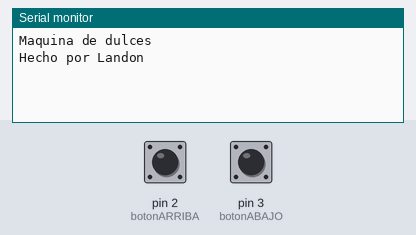
Recording of a sketch running on a simulated Arduino Uno, built with avr-gcc and run on an emulated ATmega328P. Parts: the last lines printed to the serial monitor. Inputs (shaded band) come from the test bench; at power-on: pin 2 (botonARRIBA) LOW, pin 3 (botonABAJO) LOW.

Above: at 1.2 s.
1.3 s: pin 2 (botonARRIBA) pulled HIGH for 0.15 s
At 2.6 s:
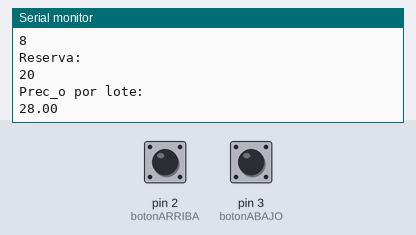
2.9 s: pin 3 (botonABAJO) pulled HIGH for 0.15 s
At 3.7 s:
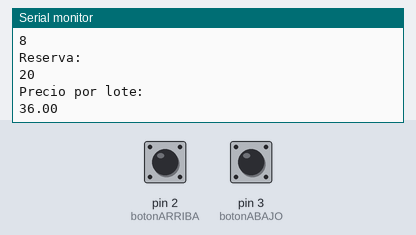
4.6 s: pin 2 (botonARRIBA) pulled HIGH for 1 s
At 6.8 s:
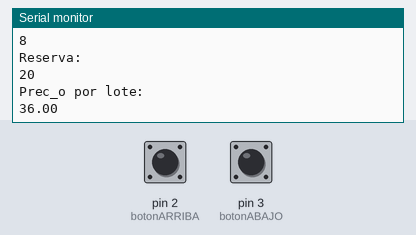
7.1 s: pin 2 (botonARRIBA) driven HIGH and pin 3 (botonABAJO) driven HIGH
10.1 s: pin 3 (botonABAJO) pulsed LOW 5 times (0.12 s each, 0.3 s apart)
At 10.61 s:
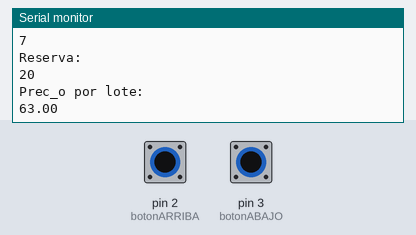
Timing chart, 0 to 13.1 s (numbered marks = the images above; inputs shaded):
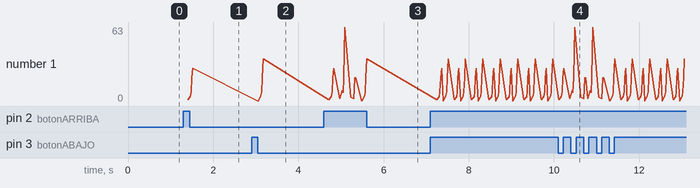

Measured:
- after the input at 1.3 s, the serial monitor: prints a new line after 0.10 s (image 1)
- after the input at 2.9 s, the serial monitor: prints a new line after 0.16 s (image 2)
- after the input at 4.6 s, the serial monitor: prints a new line after 0.11 s (image 3)
- after the input at 10.1 s, the serial monitor: prints a new line after 0.27 s (image 4)
- plotted number 1: 28 → 36 after the input at 2.9 s

The sketch:

PRACTICA2.ino
```cpp
#define botonARRIBA 2
#define botonABAJO 3
int LR=0;
struct productos {
char nombre[20];
float precio_unitario;
int stock;
float precio_por_lote;
int reserva;
};
productos producto1={"Lays",4.50,8,36,20};
productos producto2={"Doritos",3.50,8,28,20};
productos producto3={"Skittles",9.00,7,63,20};
productos producto4={"Manias Japonesas",2.00,10,20,20};
productos Rivas_factory[]={producto1,producto2,producto3,producto4};
//variables
void setup() {
Serial.begin(9600);
pinMode(botonARRIBA,INPUT);
pinMode(botonABAJO,INPUT);

Serial.println("Maquina de dulces");
Serial.println("Hecho por Landon");
//definir los pulsadores
}

void loop(){

  if(digitalRead(botonARRIBA)==HIGH)
  {
    delay(100);
    LR++;
     if(LR>3) LR=0;
 Serial.println(LR + 0);
 Serial.println("productos");
 Serial.println("Nombre del producto:");
 Serial.println(Rivas_factory[LR].nombre);
 Serial.println("precio unitario:");
 Serial.println(Rivas_factory[LR].precio_unitario);
 Serial.println("Stock:");
 Serial.println(Rivas_factory[LR].stock);
 Serial.println("Reserva:");
 Serial.println(Rivas_factory[LR].reserva);
 Serial.println("Prec_o por lote:");
 Serial.println(Rivas_factory[LR].precio_por_lote);
  }
  if(digitalRead(botonABAJO)==HIGH)
  {
    delay(100);
    LR--;
    if(LR<0) LR=3;
 Serial.println(LR + 0);
 Serial.println("productos");
 Serial.println("Nombre del producto:");
 Serial.println(Rivas_factory[LR].nombre);
 Serial.println("precio unitario:");
 Serial.println(Rivas_factory[LR].precio_unitario);
 Serial.println("Stock:");
 Serial.println(Rivas_factory[LR].stock);
 Serial.println("Reserva:");
 Serial.println(Rivas_factory[LR].reserva);
 Serial.println("Precio por lote:");
 Serial.println(Rivas_factory[LR].precio_por_lote);
  }

 delay(100);

}
```
